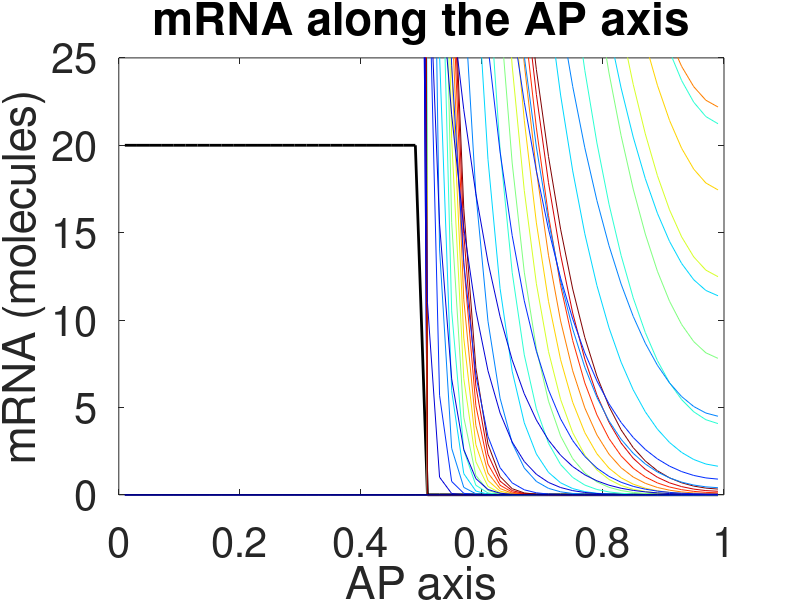

MATLAB code to generate this figure: (Note: this script raises an error after producing the figure.)
%CentralDogma : Prediction for mRNA and protein from given transcriptional
%rate profile.
%(written by Yang Joon Kim)

%Assumptions:
%1) I am predicting the number of mRNA transcripts or protein molecules in
%a nucleus. Thus, I can use the MeanVectorAP (averaged over only active
%nuclei). Later, to calculate the total number of mRNA / protein over AP, I
%need to consider the fraction of active nuclei.

%First, we assume the transcription rate to be a step-function (Perfect
%On/Off fashion)

%Define step-funciton like transcription activity
%Start from thinking embryo as 1D boxes, and divide 10um, such that the
%width is around diameter of one nucleus. (500um as embryo length)

for i=1:50
    if i<26
        Rate(i)=20;  %RNA Pol II loading rate, [molecules/min], Garcia et al. 2013, Curr.Bio. 
    else
        Rate(i)=0;
    end
end
APbin=[0.01:0.02:0.99];

plot(APbin,Rate,'k','LineWidth',2)
%plot(APbin,zeros(1,41),'k','LineWidth',2)
ylim([0 25])
title('Transcription Rate')
xlabel('AP position')
ylabel('Transcription Rate (mRNA molecules/min)')
set(gca, 'FontSize', 30)


%% Second, simulation for mRNA (use Dm, gammaM)
clear M
clear T
%Let's start with considering nc14 only.
%First, I need to define variables and parameters.

Tm=60; %half-life of mRNA, measured by injecting alpha-amanitin
%gamma_M : mRNA degradation rate, log(2)/half-life of mRNA (~60min)
gammaM=log(2)/Tm; %Use Min. as time unit.(I can change this later, for nc14)
%r_m:Transcription rate for each AP bin, at nc14. from Hernan's 2013 Curr.Bio paper
rm=Rate; %(:,3);   %Normalized by # of RNAP

%Dm:diffusion constant of mRNA,
Dm=0*60; %0.1*60; %[0.1:0.1:0.4]*60; %um^2/min. mRNA diffusion in Mouse, from BioNumbers.Yan et al., Dynamics of Translation of Single mRNA Molecules In Vivo. Cell. 2016

AP=1:50;
dx=500/50; %delta x = 500um/50(bins) = 10um/bin (diameter of one nucleus)
APbinpos = (AP-1)*dx+5; %Center of nuclei, defined as position of that Bin.
km=Dm/((dx)^2); %1/Min. unit.

%Time window
dt=0.01;
T=[0:dt:60]; %Time matrix, spanning from 0min to 60min, with 0.01 min gap.

%We need Transcription Time Window, along the AP axis, as in Fig.4B (1x41)
%Twindow=[0,0,0,0,0,0,0,0,18,17,17.5,17,19,17,15.5,16,15.5,12.5,11,11.5,10,8.5,11,8.5,6,6,6,6,6,6,6,6,6,6,6,6,6,6,6,6,6];

% %Fraction of Active Nuclei Fig.4.F
% FractionActiveNuclei=MaxOnRatio(:,3);
% FractionActiveNuclei(isnan(FractionActiveNuclei))=0;

%Effective rate of transcription along the AP axis.
%rmeff=rm.*FractionActiveNuclei;

%Make a zero-matrix
M=zeros(length(T),length(AP));
M(1,:)=0;  %mRNA(t=0)=0 at all APbins. Initial Condition

%Additional Note.
%Think about the first and the last AP bins, as separately, 
%because they have diffusion to only one side(left or right).

%But, right now, we don't have to worry too much, because we don't care
%about boundary now.

%Make a mRNA reaction-diffusion equation
for i=2:length(T) %for all Timepoints
    for j=1:length(AP)  %for all AP bins
        
        if i<length(T)*1/3
            if j==1
                M(i,1)=M(i-1,1)+rm(j)*dt-gammaM*M(i-1,1)*dt+km*M(i-1,2)*dt-km*M(i-1,1)*dt;
            elseif j==50
                M(i,50)=M(i-1,50)+rm(j)*dt-gammaM*M(i-1,50)*dt+km*M(i-1,49)*dt-km*M(i-1,50)*dt;
            else
            M(i,j)=M(i-1,j)+rm(j)*dt-gammaM*M(i-1,j)*dt+km*dt*(M(i-1,j-1)+M(i-1,j+1))-2*km*M(i-1,j)*dt;
            end
        else
            if j==1
                M(i,1)=M(i-1,1)-gammaM*M(i-1,1)*dt+km*M(i-1,2)*dt-km*M(i-1,1)*dt;
            elseif j==50
                M(i,50)=M(i-1,50)-gammaM*M(i-1,50)*dt+km*M(i-1,49)*dt-km*M(i-1,50)*dt;
            else M(i,j)=M(i-1,j)-gammaM*M(i-1,j)*dt+km*dt*(M(i-1,j-1)+M(i-1,j+1))-2*km*M(i-1,j)*dt;
            end
        end
    end
end

%colorful plot for timecourse : To see how the shape changes along the
%time. 
 jStart=1;
 jEnd=length(T)+1;
 jTotal=jEnd-jStart;

 colormap(jet(256));
 cmap=colormap;
 Color=cmap(round(((jStart:jEnd)-jStart)/(jEnd-jStart)*255)+1,:);
    
hold on
for l=1:500:length(T)
    plot([0.01:0.02:0.99],M(l,:),'color',Color(l-jStart+1,:));
%     ylim([0,1000])
%     pause(0.01)
end
hold off

title('mRNA along the AP axis')
xlabel('AP axis')
ylabel('mRNA (molecules)')
set(gca, 'FontSize', 30)

%% For various Dm (mRNA Diffusion constants)
clear M
clear T
clear mRNA
%Let's start with considering nc14 only.
%First, I need to define variables and parameters.

Tm=60; %half-life of mRNA, measured by injecting alpha-amanitin
%gamma_M : mRNA degradation rate, log(2)/half-life of mRNA (~60min)
gammaM=log(2)/Tm; %Use Min. as time unit.(I can change this later, for nc14)
%r_m:Transcription rate for each AP bin, at nc14. from Hernan's 2013 Curr.Bio paper
rm=Rate; %(:,3);   %Normalized by # of RNAP

%Dm:diffusion constant of mRNA,
Dm=[0,0.1,1,5,10]*60; %um^2/min. mRNA diffusion in Mouse, from BioNumbers.Yan et al., Dynamics of Translation of Single mRNA Molecules In Vivo. Cell. 2016

AP=1:50;
dx=500/50; %delta x = 500um/50(bins) = 10um/bin (diameter of one nucleus)
APbinpos = (AP-1)*dx+5; %Center of nuclei, defined as position of that Bin.
km=Dm/((dx)^2); %1/Min. unit.

%Time window
dt=0.01;
T=[0:dt:60]; %Time matrix, spanning from 0min to 60min, with 0.01 min gap.

mRNA=cell(1,length(km));

%Make a mRNA reaction-diffusion equation
for k=1:length(km)
    clear M
    M=zeros(length(T),length(AP));
    M(1,:)=0;  %mRNA(t=0)=0 at all APbins. Initial Condition
    for i=2:length(T) %for all Timepoints
        for j=1:length(AP)  %for all AP bins
        
            if i<length(T)*1/3
                if j==1
                    M(i,1)=M(i-1,1)+rm(j)*dt-gammaM*M(i-1,1)*dt+km(k)*M(i-1,2)*dt-km(k)*M(i-1,1)*dt;
                elseif j==50
                    M(i,50)=M(i-1,50)+rm(j)*dt-gammaM*M(i-1,50)*dt+km(k)*M(i-1,49)*dt-km(k)*M(i-1,50)*dt;
                else
                M(i,j)=M(i-1,j)+rm(j)*dt-gammaM*M(i-1,j)*dt+km(k)*dt*(M(i-1,j-1)+M(i-1,j+1))-2*km(k)*M(i-1,j)*dt;
                end
            else
                if j==1
                    M(i,1)=M(i-1,1)-gammaM*M(i-1,1)*dt+km(k)*M(i-1,2)*dt-km(k)*M(i-1,1)*dt;
                elseif j==50
                    M(i,50)=M(i-1,50)-gammaM*M(i-1,50)*dt+km(k)*M(i-1,49)*dt-km(k)*M(i-1,50)*dt;
                else M(i,j)=M(i-1,j)-gammaM*M(i-1,j)*dt+km(k)*dt*(M(i-1,j-1)+M(i-1,j+1))-2*km(k)*M(i-1,j)*dt;
                end
            end
        end
    end
    mRNA(k)={M};
end
%colorful plot for timecourse : To see how the shape changes along the
%time. 
 jStart=1;
 jEnd=length(T)+1;
 jTotal=jEnd-jStart;

 colormap(jet(256));
 cmap=colormap;
 Color=cmap(round(((jStart:jEnd)-jStart)/(jEnd-jStart)*255)+1,:);
    
hold on
for k=1:length(km)
    M=cell2mat(mRNA(k));
    for l=1:500:length(T)
        plot([0.01:0.02:0.99],M(l,:),'color',Color(l-jStart+1,:));
    %     ylim([0,1000])
    %     pause(0.01)
    
    end
    pause
end
hold off

title('mRNA along the AP axis')
xlabel('AP axis')
ylabel('mRNA (molecules)')
set(gca, 'FontSize', 30)

%% Using the CalculatemRNA.m function to calculate the mRNA for various Dm and Tm
%Rate is given as step-function
Dm=[0,0.1,1,5,10];
Tm=[1,10,50,100,1000];

mRNA=cell(length(Dm),length(Tm));

for i=1:length(Dm)
    for j=1:length(Tm)
        M=CalculatemRNA(Rate,Dm(i),Tm(j),20);
        mRNA(i,j)={M};
    end
end

%% Plot to check different mRNA profiles
% jStart=1;
% jEnd=length(Tm)+1;
% jTotal=jEnd-jStart;
% 
% colormap(jet(256));
% cmap=colormap;
% Color=cmap(round(((jStart:jEnd)-jStart)/(jEnd-jStart)*255)+1,:);

hold on
for i=1:length(Tm)
    for j=1:length(Dm)
        M=cell2mat(mRNA(j,i));
        
        plot(0.01:0.02:0.99,M(1:500:6001,:),'color',Color(j-jStart+1,:))
        pause
    end
end

%% Boundary position and width as a function of Dm and Tm
Dm=[0,0.1,1,5,10];
Tm=[1,10,50,100,1000];

%mRNA=cell(length(Dm),length(Tm));

for i=1:length(Dm)
    for j=1:length(Tm)
        M=cell2mat(mRNA(i,j));
        [Xhalf,Width] = GetBoundary(M);
        Bposition(i,j)={Xhalf};
        BWidth(i,j)={Width};
    end
end


%% 3D plot (X:Dm,Y:Tm,Z: Xhalf or Width)
Dm=[0,0.1,1,5,10];
Tm=[1,10,50,100,1000];

Z1=Bposition;
Z2=BWidth;



%% To capture the boundary position and width at one specific time point

%I need to interpolate the x axis (AP), and I will use pchip for
%interpolation. Alternatives : interp1, 

M=cell2mat(mRNA(5));

%hold on
for T=2:6001
    MRNA(T,:)=M(T,:);
    %plot([0.01:0.02:0.99],MRNA(T,:))
    
    clear Left
    clear Right
    
    clear yyy
    %At one time point, T, get the boundary position and width
    
    %First, I need to do interpolation
    xxx=0:0.001:1;
    
    yyy(T,:)=pchip(APbin,MRNA(T,:),xxx);
    
    for i=1:length(xxx)
        if (yyy(T,i)<0.5*max(MRNA(T,:)))|(yyy(T,i)==0.5*max(MRNA(T,:)))
            if yyy(T,i-1)>0.5*max(MRNA(T,:))
                Xhalf(T)=xxx(i);
                Yhalf(T)=yyy(T,i);
                Slope(T)=(yyy(T,i+1)-yyy(T,i-1))/(xxx(i+1)-xxx(i-1));
            end
        else
            Xhalf(T)=0;
            Yhalf(T)=0;
            Slope(T)=0;
        end
        
        %Tangential line at the boundary position
        yy(T,:)=Slope(T)*(xxx-Xhalf(T))+Yhalf(T);
    end
    
    for j=1:length(xxx)
        if (yy(T,:)<max(MRNA(T,:)))+(yy(T,:)==max(MRNA(T,:))) %In case the tangent line is always smaller than the mRNA profile
            Left=0;
        elseif yy(T,j)>max(MRNA(T,:))
            if yy(T,j+1)<max(MRNA(T,:))
                Left=j;
            end
        end
        
        if (yy(T,:)>min(MRNA(T,:)))+(yy(T,:)==min(MRNA(T,:)))
            Right=0;
        elseif yy(T,j)<min(MRNA(T,:))
            if yy(T,j-1)>min(MRNA(T,:))
                Right=j;
            end
        end
        
    end
    
    Width(T)=(Right-Left)*0.001;
    Sharp(T)=abs(Slope(T));
    
end
%hold off
%% Plot to check Xhalf and Width
hold on
plot(0:0.01:60,Xhalf)
plot(0:0.01:60,Width)
%plot(0:0.01:60,Width2)
%% Plot to check curve fitting
hold on
plot(xxx,yy(5757,:))
plot(xxx,yyy(5757,:))

%% Check if the boundary position and width calculation is correct.
%I will check if the boundary position and width that I am calculating is
%correct, by plotting them at different time points.

% parameters :
%1) mRNA profile: plot(APbin,M(T,:))
%2) fitted line : plot(APbin,yy)

for tpoint=2:6001
    plot(APbin,M(tpoint,:),'o','color',Color(tpoint,:))
    hold on
    plot(xxx,yyy(tpoint,:),'color',Color(tpoint,:))
    %xlim([0.2 0.6])
    title('mRNA over AP')
    xlabel('AP')
    ylabel('mRNA (molecules)')
    %ylim([0 10000])
    %drawnow
    %need to think about calculating the width.
    line([Xhalf(tpoint) Xhalf(tpoint)],[0 Yhalf(tpoint)])
    %pause
    %plot(X,Y,'k')
    %bar(Maximum)
    %bar(Minimum)
    %line([Left*dX Right*dX],[Maximum+1 Maximum+1])
    pause
    hold off
end
%% Boundary Position (half-maximum)
hold on
plot(0:0.01:60,Xhalf1,'r')
%pause
plot(0:0.01:60,Xhalf2,'k')
%pause
plot(0:0.01:60,Xhalf3,'b')
%pause
plot(0:0.01:60,Xhalf4,'g')
%pause
plot(0:0.01:60,Xhalf5)

ylim([0.4 0.8])
set(gca,'Fontsize',30)
title('Boundary Position along Time')
xlabel('Time (min)')
ylabel('Boundary Position (AP)')
legend('0 \mu m^2/sec','0.1\mu m^2/sec','1\mu m^2/sec','5\mu m^2/sec','10\mu m^2/sec')
%% Boundary Width
hold on
plot(0:0.01:60,Width1,'r')
pause
plot(0:0.01:60,Width2,'k')
pause
plot(0:0.01:60,Width3,'b')
pause
plot(0:0.01:60,Width4,'g')
pause
plot(0:0.01:60,Width5)

set(gca,'Fontsize',30)
title('Boundary Width along Time')
xlabel('Time (min)')
ylabel('Boundary Width(AP)')
legend('0 \mu m^2/sec','0.1\mu m^2/sec','1\mu m^2/sec','5\mu m^2/sec','10\mu m^2/sec')
%% Sharpness
hold on
plot(0.01:0.01:60,Sharp1(2:end),'r')
pause
plot(0.01:0.01:60,Sharp2(2:end),'k')
pause
plot(0.01:0.01:60,Sharp3(2:end),'b')
pause
plot(0.01:0.01:60,Sharp4(2:end),'g')
pause
plot(0.01:0.01:60,Sharp5(2:end))

set(gca,'Fontsize',30)
title('Boundary Sharpness along Time')
xlabel('Time (min)')
ylabel('Boundary Sharpness(AP)')

%% Third, Protein simulation 
clear P
%Let's start with considering nc14 only.

%I am calculating the protein profile from mRNA profile (predicted from
%previous code)
M=cell2mat(mRNA(1));
%First, I need to define variables and parameters.
%gamma_P, r_p, Dp(kp)
%gamma_P : mRNA degradation rate, log(2)/half-life of mRNA (~60min)
Tp=5; %min
gammaP=log(2)/Tp; %Use Min. as time unit. I can change this later
%r_p:Translation rate for each AP bin, at nc14. 
rp=2; %(2 proteins/mRNA, min), I can change it later. from Petkova et al., 2014 Curr. Bio (Gregor lab)

%Dp:diffusion constant of Protein,
Dp=[0,0.1,1,5,10]*60; %[5:0.1:10]*60; %um^2/min. mRNA diffusion in Mouse, from BioNumbers.Yan et al., Dynamics of Translation of Single mRNA Molecules In Vivo. Cell. 2016

AP=[1:50];
dx=500/50; %delta x = 500um/50(bins) = 10um/bin
APbinpos = (AP-1)*dx+5;
kp=Dp/(dx)^2; %1/Min. unit.


%Additional Note.
%Think about the first and the last AP bins, as separately, 
%because they have diffusion to only one side(left or right).
%P(i,1)=P(i-1,1)+rp(1)*dt-gammaP*P(i-1,1)*dt+k*P(i-1,2)*dt-k*P(i-1,1)*dt;
%P(i,41)=...
%But, right now, we don't have to worry too much, because we don't care
%about boundary now.

%Time window
dt=0.01;
T=[0:dt:60]; %Time matrix, spanning from 0min to 60min, with 0.01 min gap.

Protein=cell(1,length(kp));

%Make a Protein reaction-diffusion equation
%I will assume that the translation occurs during the whole nc14.
for k=1:length(kp)
    %Make a zero-matrix
    P=zeros(length(T),length(AP));
    P(1,:)=0;  %Protein(t=0)=0 at all APbins. Initial Condition
    
    for i=2:length(T)  %for all Timepoints
        P(i,1)=P(i-1,1)+rp*M(i-1,1)*dt-gammaP*P(i-1,1)*dt+kp(k)*P(i-1,2)*dt-kp(k)*P(i-1,1)*dt;
        P(i,50)=P(i-1,50)+rp*M(i-1,50)*dt-gammaP*P(i-1,50)*dt+kp(k)*P(i-1,49)*dt-kp(k)*P(i-1,50)*dt;
    
        for j=2:length(AP)-1 %for all APbins
            P(i,j)=P(i-1,j)+rp*M(i-1,j)*dt-gammaP*P(i-1,j)*dt+kp(k)*dt*(P(i-1,j-1)+P(i-1,j+1))-2*kp(k)*P(i-1,j)*dt;
        end
    
    end
    
    Protein(k)={P};
end

%% Simulation - Protein profile for different half-life
clear P
clear Protein
%Let's start with considering nc14 only.

%I am calculating the protein profile from mRNA profile (predicted from
%previous code)
M=cell2mat(mRNA(1));
%First, I need to define variables and parameters.
%gamma_P, r_p, Dp(kp)
%gamma_P : mRNA degradation rate, log(2)/half-life of mRNA (~60min)
Tp=[0.1,1,10,100,1000]; %min, half-life of protein
gammaP=log(2)./Tp; %Use Min. as time unit. I can change this later
%r_p:Translation rate for each AP bin, at nc14. 
rp=2; %(2 proteins/mRNA, min), I can change it later. from Petkova et al., 2014 Curr. Bio (Gregor lab)

%Dp:diffusion constant of Protein,
Dp=5*60; %[5:0.1:10]*60; %um^2/min. mRNA diffusion in Mouse, from BioNumbers.Yan et al., Dynamics of Translation of Single mRNA Molecules In Vivo. Cell. 2016

AP=[1:50];
dx=500/50; %delta x = 500um/50(bins) = 10um/bin
APbinpos = (AP-1)*dx+5;
kp=Dp/(dx)^2; %1/Min. unit.


%Additional Note.
%Think about the first and the last AP bins, as separately, 
%because they have diffusion to only one side(left or right).
%P(i,1)=P(i-1,1)+rp(1)*dt-gammaP*P(i-1,1)*dt+k*P(i-1,2)*dt-k*P(i-1,1)*dt;
%P(i,41)=...
%But, right now, we don't have to worry too much, because we don't care
%about boundary now.

%Time window
dt=0.01;
T=[0:dt:60]; %Time matrix, spanning from 0min to 60min, with 0.01 min gap.

Protein=cell(1,length(gammaP));

%Make a Protein reaction-diffusion equation
%I will assume that the translation occurs during the whole nc14.
for l=1:length(gammaP)
    %Make a zero-matrix
    P=zeros(length(T),length(AP));
    P(1,:)=0;  %Protein(t=0)=0 at all APbins. Initial Condition
    
    for i=2:length(T)  %for all Timepoints
        P(i,1)=P(i-1,1)+rp*M(i-1,1)*dt-gammaP(l)*P(i-1,1)*dt+kp*P(i-1,2)*dt-kp*P(i-1,1)*dt;
        P(i,50)=P(i-1,50)+rp*M(i-1,50)*dt-gammaP(l)*P(i-1,50)*dt+kp*P(i-1,49)*dt-kp*P(i-1,50)*dt;
    
        for j=2:length(AP)-1 %for all APbins
            P(i,j)=P(i-1,j)+rp*M(i-1,j)*dt-gammaP(l)*P(i-1,j)*dt+kp*dt*(P(i-1,j-1)+P(i-1,j+1))-2*kp*P(i-1,j)*dt;
        end
    
    end
    
    Protein(l)={P};
end

%% Plot for check if simulation makes sense
%colorful plot for timecourse : To see how the shape changes along the
%time. 
 jStart=1;
 jEnd=length(T)+1;
 jTotal=jEnd-jStart;

 colormap(jet(256));
 cmap=colormap;
 Color=cmap(round(((jStart:jEnd)-jStart)/(jEnd-jStart)*255)+1,:);
    
hold on
for k=1:length(gammaP)
    P=cell2mat(Protein(k));
    for l=1:500:length(T)
        plot([0.01:0.02:0.99],P(l,:),'color',Color(l-jStart+1,:));
    %     ylim([0,1000])
    %     pause(0.01)
    
    end
    pause
end
hold off

title('Protein along the AP axis')
xlabel('AP axis')
ylabel('Protein (molecules)')
set(gca, 'FontSize', 30)


%% Capture the boundary position and width for Protein
%I need to interpolate the x axis (AP), and I will use pchip for
%interpolation. Alternatives : interp1, 
clear P
clear PXhalf
clear PWidth
P=cell2mat(Protein(5)); %select protein profile for specific Dp or Tp

%hold on
for T=3:6001
    %P(T,:)=P(T,:);
    %plot([0.01:0.02:0.99],MRNA(T,:))
    
    clear Left
    clear Right
    
    clear yyy
    %At one time point, T, get the boundary position and width
    
    %First, I need to do interpolation
    xxx=0:0.001:1;
    
    yyy(T,:)=pchip(APbin,P(T,:),xxx);
    
    for i=1:length(xxx)
        if (yyy(T,i)<0.5*max(P(T,:)))|(yyy(T,i)==0.5*max(P(T,:)))
            if yyy(T,i-1)>0.5*max(P(T,:))
                PXhalf(T)=xxx(i);
                PYhalf(T)=yyy(T,i);
                PSlope(T)=(yyy(T,i+1)-yyy(T,i-1))/(xxx(i+1)-xxx(i-1));
            end
        else
            PXhalf(T)=0;
            PYhalf(T)=0;
            PSlope(T)=0;
        end
        
        %Tangential line at the boundary position
        yy(T,:)=PSlope(T)*(xxx-PXhalf(T))+PYhalf(T);
    end
    
    for j=1:length(xxx)
        %if (yy(T,:)<max(P(T,:)))+(yy(T,:)==P(MRNA(T,:))) %In case the tangent line is always smaller than the mRNA profile
        %    Left=0;
        if yy(T,j)>max(P(T,:))
            if yy(T,j+1)<max(P(T,:))
                Left=j;
            end
        end
        
        %if (yy(T,:)>min(P(T,:)))+(yy(T,:)==min(P(T,:)))
        %    Right=0;
        if yy(T,j)<min(P(T,:))
            if yy(T,j-1)>min(P(T,:))
                Right=j;
            end
        end
        
    end
    
    PWidth(T)=(Right-Left)*0.001;
    PSharp(T)=abs(Slope(T));
    
end
%hold off

%% Check for Protein boundary position and width
%% Plot to check Xhalf and Width
hold on
plot(0:0.01:60,PXhalf)
plot(0:0.01:60,PWidth)
%plot(0:0.01:60,Width2)
%% Plot to check curve fitting
hold on
plot(xxx,yy(6001,:))
plot(xxx,yyy(6001,:))

%% Check if the boundary position and width calculation is correct.
%I will check if the boundary position and width that I am calculating is
%correct, by plotting them at different time points.

% parameters :
%1) mRNA profile: plot(APbin,M(T,:))
%2) fitted line : plot(APbin,yy)

for tpoint=2:6001
    plot(APbin,P(tpoint,:),'o','color',Color(tpoint,:))
    hold on
    plot(xxx,yyy(tpoint,:),'color',Color(tpoint,:))
    %xlim([0.2 0.6])
    title('mRNA over AP')
    xlabel('AP')
    ylabel('mRNA (molecules)')
    %ylim([0 10000])
    %drawnow
    %need to think about calculating the width.
    line([(PXhalf(tpoint)-0.5*PWidth(tpoint)) (PXhalf(tpoint)+0.5*PWidth(tpoint))],[PYhalf(tpoint) PYhalf(tpoint)])
    %pause
    %plot(X,Y,'k')
    %bar(Maximum)
    %bar(Minimum)
    %line([Left*dX Right*dX],[Maximum+1 Maximum+1])
    pause
    hold off
end
%% Protein Boundary Position (half-maximum)
hold on
plot(0:0.01:60,PXhalf1,'r')
%pause
plot(0:0.01:60,PXhalf2,'k')
%pause
plot(0:0.01:60,PXhalf3,'b')
%pause
plot(0:0.01:60,PXhalf4,'g')
%pause
plot(0:0.01:60,PXhalf5)

ylim([0.4 0.8])
set(gca,'Fontsize',30)
title('Boundary Position along Time')
xlabel('Time (min)')
ylabel('Boundary Position (AP)')
legend('0 \mu m^2/sec','0.1\mu m^2/sec','1\mu m^2/sec','5\mu m^2/sec','10\mu m^2/sec')

%% Protein Boundary Position (half-maximum) - half-life of 5min
hold on
plot(0:0.01:60,PXhalf11,'r')
%pause
plot(0:0.01:60,PXhalf12,'k')
%pause
plot(0:0.01:60,PXhalf13,'b')
%pause
plot(0:0.01:60,PXhalf14,'g')
%pause
plot(0:0.01:60,PXhalf15)

ylim([0.4 0.8])
set(gca,'Fontsize',30)
title('Boundary Position along Time')
xlabel('Time (min)')
ylabel('Boundary Position (AP)')
legend('0 \mu m^2/sec','0.1\mu m^2/sec','1\mu m^2/sec','5\mu m^2/sec','10\mu m^2/sec')


%% Protein Boundary Position (half-maximum) - different life time
hold on
plot(0:0.01:60,PXhalf6)
%pause
plot(0:0.01:60,PXhalf7)
%pause
plot(0:0.01:60,PXhalf8)
%pause
plot(0:0.01:60,PXhalf9)
%pause
plot(0:0.01:60,PXhalf10)

ylim([0.4 0.8])
set(gca,'Fontsize',30)
title('Boundary Position along Time')
xlabel('Time (min)')
ylabel('Boundary Position (AP)')
legend('0.1 min','1 min','10 min','100 min','1000 min')
%% Protein Boundary Width - Dp
hold on
plot(0:0.01:60,PWidth1,'r')
pause
plot(0:0.01:60,PWidth2,'k')
pause
plot(0:0.01:60,PWidth3,'b')
pause
plot(0:0.01:60,PWidth4,'g')
pause
plot(0:0.01:60,PWidth5)

ylim([0 0.9])
set(gca,'Fontsize',30)
title('Boundary Width along Time')
xlabel('Time (min)')
ylabel('Boundary Width(AP)')
legend('0 \mu m^2/sec','0.1\mu m^2/sec','1\mu m^2/sec','5\mu m^2/sec','10\mu m^2/sec')


%% Protein Boundary Width - Dp (for protein half-life of 5 min)
hold on
plot(0:0.01:60,PWidth11,'r')
pause
plot(0:0.01:60,PWidth12,'k')
pause
plot(0:0.01:60,PWidth13,'b')
pause
plot(0:0.01:60,PWidth14,'g')
pause
plot(0:0.01:60,PWidth15)

ylim([0 0.9])
set(gca,'Fontsize',30)
title('Boundary Width along Time')
xlabel('Time (min)')
ylabel('Boundary Width(AP)')
legend('0 \mu m^2/sec','0.1\mu m^2/sec','1\mu m^2/sec','5\mu m^2/sec','10\mu m^2/sec')

%% Protein Boundary Width - half-life

hold on
plot(0:0.01:60,PWidth6)
pause
plot(0:0.01:60,PWidth7)
pause
plot(0:0.01:60,PWidth8)
pause
plot(0:0.01:60,PWidth9)
pause
plot(0:0.01:60,PWidth10)

ylim([0 0.9])
set(gca,'Fontsize',30)
title('Boundary Width along Time')
xlabel('Time (min)')
ylabel('Boundary Width(AP)')
legend('0.1 min','1 min','10 min','100 min','1000 min')
%% Plot for protein
hold on
for k=1:length(kp)
    P=cell2mat(Protein(k));
    for l=1:500:length(T)
        plot([0.01:0.02:0.99],P(l,:),'color',Color(l-jStart+1,:));
    %     ylim([0,1000])
    %     pause(0.01)
        title('Protein along the AP axis')
    xlabel('AP axis')
    ylabel('Protein (molecules)')
    set(gca, 'FontSize', 30)

    end
    pause
end
hold off



%% colorful plot for Protein : To see how the shape changes along the time. 
Tindex=[1:100:6001];

%colorful plot for timecourse : To see how the shape changes along the
%time. 
 jStart=1;
 jEnd=length(T)+1;
 jTotal=jEnd-jStart;

 colormap(jet(256));
 cmap=colormap;
 Color=cmap(round(((jStart:jEnd)-jStart)/(jEnd-jStart)*255)+1,:);

hold on
for k=Tindex
    plot([0.01:0.02:0.99],P(k,:),'color',Color(k-jStart+1,:));
end
hold off
%xlim([0.2 0.6])
title('Protein over AP axis(simulation)')
xlabel('AP axis')
ylabel('Protein Concentration(molecules)')
set(gca,'fontsize',30)
%Let's see how the slope at the boundary change according to different Dm
%Dm=[0.1:0.1:10] -> Fig.4 or 5
%For example, for certain time points, compare the slopes for different Dm
%values.

%% Ploting all on the same graph (needs scaling)
% first, I want to plot time course change of Transcription rate, mRNA,
% Protein
%I need to define some discrete time points for plotting.
t=[0,10,20,30,40,50,60];
tpoint=t/dt+1;

for i=1:length(t)
    figure(i)
    hold on
    plot(APbin,Rate,'k','LineWidth',2)
    plot(APbin,M(tpoint(i),:),'r','LineWidth',2)
    plot(APbin,P(tpoint(i),:)/200,'b','LineWidth',2)
    hold off
    title('Transcription Rate/mRNA/Protein over AP position')
    xlabel('AP position')
    ylabel('Transcription Rate/mRNA/Protein')
    
end

%% Plotting mRNA for specific time point
t=[0,15,30,45,60];
tpoint=t/dt+1;

for i=1:length(tpoint)
    figure(i)
    plot(APbin,M(tpoint(i),:),'r','LineWidth',2)
    
    title('Accumulated mRNA','Fontsize',35)
    xlabel('AP position','Fontsize',25)
    ylabel('mRNA(AU)','Fontsize',25)
    %ylim([0 70000])
end

%% Plotting Protien for specific time point
t=[0,15,30,45,60];
tpoint=t/dt+1;

for i=1:length(tpoint)
    figure(i)
    plot(APbin,P(tpoint(i),:),'b','LineWidth',2)
    
    title('Protein','Fontsize',40)
    xlabel('AP position','Fontsize',30)
    ylabel('Protein(AU)','Fontsize',30)
    %ylim([0 2500000])
end

%% colorful plot for Protein : To see how the shape changes along the time. 
Tindex=[1:50:6001];

%colorful plot for timecourse : To see how the shape changes along the
%time. 
 jStart=1;
 jEnd=length(T)+1;
 jTotal=jEnd-jStart;

 colormap(jet(256));
 cmap=colormap;
 Color=cmap(round(((jStart:jEnd)-jStart)/(jEnd-jStart)*255)+1,:);

hold on
for k=Tindex
    plot([0:0.025:1],M(k,:),'color',Color(k-jStart+1,:));
end
hold off
%xlim([0.2 0.6])
title('Accumulated mRNA over AP axis(simulation)')
xlabel('AP axis')
ylabel('Accumulated mrNA(AU)')
xlim([0.25 0.6])
%Let's see how the slope at the boundary change according to different Dm
%Dm=[0.1:0.1:10] -> Fig.4 or 5
%For example, for certain time points, compare the slopes for different Dm
%values.
